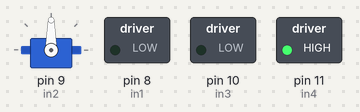
A sketch run on a simulated Arduino Uno, built with avr-gcc and run on an emulated ATmega328P. Shown: servo, switched loads named in the sketch (green lamp = pin HIGH). Pins used as bus, display or sensor lines are not drawn. At 9.0 s the program stops and its outputs stay as they are.

Above: at 0.1 s.
At 6.1 s:
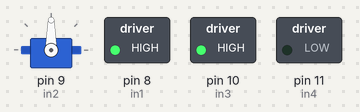
At 9.1 s:
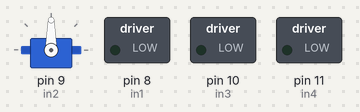
Timing chart, 0 to 10.5 s (numbered marks = the images above):
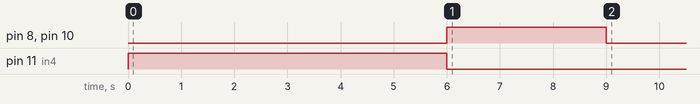

The sketch:

choreographed_differential_steering.ino
```cpp
#include <Servo.h>

const int in1 = 8;
const int in2 = 9;
const int in3 = 10;
const int in4 = 11;

Servo myServo; //function connected to Servo

int angle = 0; //angle for servo to go to

void setup(){

  myServo.attach(9); //tells what pin servo is attached to

  pinMode(in1,OUTPUT);
  pinMode(in2,OUTPUT);
  pinMode(in3,OUTPUT);
  pinMode(in4,OUTPUT);


}

void loop(){
  /*for(angle = 90; angle > 0; angle-=1){

        myServo.write(angle);
        delay(15);
      }*/
  Drive_fwd();
  delay(6000);

  STOP();

      /*for(angle = 0; angle < 90; angle+=1){

         myServo.write(angle);
        delay(15);
      }*/
  Drive_bwd();
  delay(3000);
  WAIT();
}

void Drive_fwd(){
  digitalWrite(in1,LOW); //left wheel cw
  digitalWrite(in2,HIGH);

  digitalWrite(in3,LOW); //right wheel cw
  digitalWrite(in4,HIGH);
}

void Drive_bwd(){
  digitalWrite(in1,HIGH); //both counter ccw
  digitalWrite(in2,LOW);

  digitalWrite(in3,HIGH);
  digitalWrite(in4, LOW);
}

void Drive_right(){
  digitalWrite(in1,HIGH); // turns ccw for right
  digitalWrite(in2,LOW);

  digitalWrite(in3,LOW);
  digitalWrite(in4, HIGH);
}

void Drive_left(){
  digitalWrite(in1,LOW);
  digitalWrite(in2,HIGH);

  digitalWrite(in3,HIGH);// turns ccw for left
  digitalWrite(in4, LOW);
}

void STOP(){
  digitalWrite(in1,LOW);//turns both off
  digitalWrite(in2,LOW);
  digitalWrite(in3,LOW);
  digitalWrite(in4,LOW);
}

void WAIT(){
  int i = 0;
  while(i==0){
    digitalWrite(in1,LOW);//turns both off
    digitalWrite(in2,LOW);
    digitalWrite(in3,LOW);
    digitalWrite(in4,LOW);
  }
}
```

Measured:
- by itself, pin 8 (in1), pin 10 (in3): LOW → HIGH at 6.0 s, → LOW 3.0 s later
- by itself, pin 11 (in4): LOW → HIGH at 0.00 s, → LOW 6.0 s later
